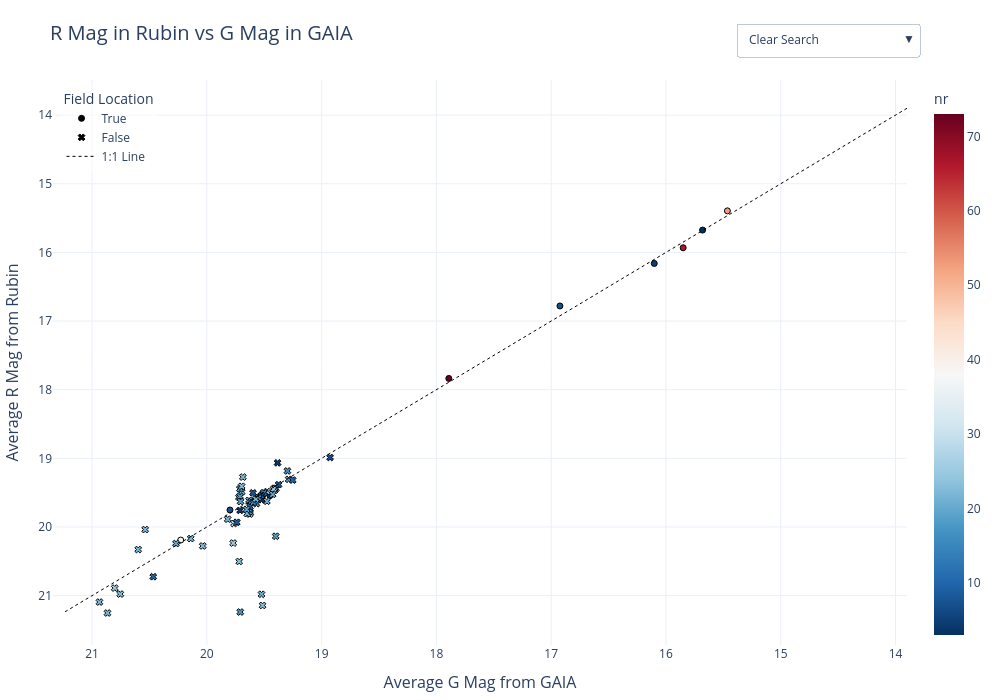

Notebook code for this chart:
### Code cell
fig = px.scatter(
    diaObj_df[mask], 
    x="DR3_phot_g_mean_mag", 
    y="filt_mean_r_mag",
    color="nGoodr",
    symbol="in_Obj",
    symbol_sequence=['circle', 'x'], 
    hover_name="diaObjectId_str", 
    color_continuous_scale=px.colors.diverging.RdBu_r,
    title="R Mag in Rubin vs G Mag in GAIA",
    hover_data=["DR3_field_loc_center","DR3_best_classification"],
    labels={
        "DR3_field_loc_center":"DP1 Field",
        "DR3_phot_g_mean_mag": "Average G Mag from GAIA",
        "filt_mean_r_mag": "Average R Mag from Rubin",
        "nGoodr": "nr",
        "DR3_best_classification":"RRL Class"
    }
)


line_range = [
    min(diaObj_df["filt_mean_r_mag"].min(), diaObj_df["DR3_phot_g_mean_mag"].min()),
    max(diaObj_df["filt_mean_r_mag"].max(), diaObj_df["DR3_phot_g_mean_mag"].max())
]

fig.add_trace(
    go.Scatter(
        x=line_range, 
        y=line_range, 
        mode="lines", 
        line=dict(color="black", dash="dot", width=1),
        name="1:1 Line",
        showlegend=True,
        hoverinfo='skip' 
    )
)


fig.update_layout(
    xaxis=dict(autorange="reversed", title_font=dict(size=16)),
    yaxis=dict(autorange="reversed", title_font=dict(size=16)),
    title_font=dict(size=20),
    template="plotly_white",
    legend_title_text="Field Location",
    legend=dict(
        yanchor="top",
        y=0.99,
        xanchor="left",
        x=0.01,
        bgcolor="rgba(255, 255, 255, 0.5)" 
    )
)

id_list = diaObj_df["diaObjectId_str"].unique().tolist()

search_buttons = []

search_buttons.append(dict(
    args=[{"selectedpoints": [None]}],
    label="Clear Search",
    method="restyle"
))


for star_id in id_list:
    idx = diaObj_df.index[diaObj_df["diaObjectId_str"] == star_id].tolist()
    
    search_buttons.append(dict(
        args=[{"selectedpoints": [idx]}], # Highlights the specific point
        label=f"ID: {star_id}",
        method="restyle"
    ))

fig.update_layout(
    width=1000,  
    height=700,   
    margin=dict(l=50, r=50, t=80, b=50), 
    clickmode='event+select',
    updatemenus=[
        dict(
            buttons=search_buttons,
            direction="down",
            showactive=True,
            x=0.8, # Adjust position to not overlap your legend
            y=1.1,
            xanchor="left",
            yanchor="top",
            active=0
        )
    ]
)

fig.update_traces(marker=dict(line=dict(width=1, color='Black')))
fig.write_html(f"{extra_auto_path}/filt_obj_mag_mag_interactive.html")
#fig.write_image(f"{png_auto_path}/filt_obj_mag_mag_interactive.png",scale=3)
fig.show()

### Figure 1 — Plotly figure (JSON) as saved in the notebook; plotly's stock layout.template omitted (floating-point values rounded to 4 significant figures)
{"data": [{"customdata": [["EDFS", "RRab"], ["SV 95 -25", "RRc"], ["SV 95 -25", "RRab"], ["SV 95 -25", "RRab"], ["SV 38 7", "RRab"], ["SV 95 -25", "RRab"], ["SV 95 -25", "RRab"], ["47 Tuc", "RRab"], ["47 Tuc", "RRd"]], "hovertemplate": "<b>%{hovertext}</b><br><br>in_Obj=True<br>Average G Mag from GAIA=%{x}<br>Average R Mag from Rubin=%{y}<br>DP1 Field=%{customdata[0]}<br>RRL Class=%{customdata[1]}<br>nr=%{marker.color}<extra></extra>", "hovertext": ["592913981740417050", "614436990573609020", "614438433682620451", "614431011979133047", "648375409829740567", "614439052157911527", "614439120877387848", "579576768256541517", "579586045385900053"], "legendgroup": "True", "marker": {"color": [73, 66, 53, 39, 7, 3, 5, 4, 7], "coloraxis": "coloraxis", "line": {"color": "Black", "width": 1}, "symbol": "circle"}, "mode": "markers", "name": "True", "orientation": "v", "showlegend": true, "type": "scatter", "x": [17.89, 15.85, 15.46, 20.23, 16.92, 15.68, 16.1, 19.45, 19.8], "xaxis": "x", "y": [17.84, 15.93, 15.39, 20.19, 16.78, 15.67, 16.16, 19.54, 19.75], "yaxis": "y"}, {"customdata": [["47 Tuc", "RRc"], ["47 Tuc", "RRab"], ["47 Tuc", "RRab"], ["47 Tuc", "RRab"], ["47 Tuc", "RRab"], ["47 Tuc", "RRab"], ["47 Tuc", "RRab"], ["47 Tuc", "RRab"], ["47 Tuc", "RRab"], ["47 Tuc", "RRab"], ["47 Tuc", "RRd"], ["47 Tuc", "RRc"], ["47 Tuc", "RRab"], ["47 Tuc", "RRab"], ["47 Tuc", "RRab"], ["47 Tuc", "RRab"], ["47 Tuc", "RRab"], ["47 Tuc", "RRab"], ["47 Tuc", "RRc"], ["47 Tuc", "RRab"], ["47 Tuc", "RRab"], ["Fornax", "RRab"], ["47 Tuc", "RRab"], ["Fornax", "RRab"], ["47 Tuc", "RRab"], ["47 Tuc", "RRab"], ["Fornax", "RRc"], ["47 Tuc", "RRc"], ["Fornax", "RRab"], ["47 Tuc", "RRab"], ["Fornax", "RRab"], ["47 Tuc", "RRab"], ["47 Tuc", "RRab"], ["Fornax", "RRc"], ["47 Tuc", "RRab"], ["47 Tuc", "RRc"], ["47 Tuc", "RRab"], ["47 Tuc", "RRc"], ["47 Tuc", "RRab"], ["47 Tuc", "RRab"], ["Fornax", "RRab"], ["47 Tuc", "RRab"], ["47 Tuc", "RRab"], ["47 Tuc", "RRab"], ["47 Tuc", "RRab"], ["47 Tuc", "RRab"], ["Fornax", "RRab"], ["47 Tuc", "RRab"], ["47 Tuc", "RRab"], ["Fornax", "RRc"], ["47 Tuc", "RRab"], ["47 Tuc", "RRab"], ["47 Tuc", "RRc"], ["47 Tuc", "RRab"], ["47 Tuc", "RRab"], ["47 Tuc", "RRab"], ["47 Tuc", "RRab"], ["Fornax", "RRab"]], "hovertemplate": "<b>%{hovertext}</b><br><br>in_Obj=False<br>Average G Mag from GAIA=%{x}<br>Average R Mag from Rubin=%{y}<br>DP1 Field=%{customdata[0]}<br>RRL Class=%{customdata[1]}<br>nr=%{marker.color}<extra></extra>", "hovertext": ["579575943622820639", "579576699537065382", "579575943622820362", "579575874903343585", "579578073926598690", "579576699537065428", "579575874903343152", "579583915082121454", "579575943622821082", "579575943622820700", "579584602276888798", "579584602276888792", "579576012342296907", "579584602276888841", "579577386731835638", "579576562098112760", "579583296606830677", "579578623682412863", "579575943622820400", "579578142646075468", "579578623682412826", "604064060438217129", "579578692401889575", "604064060438216798", "579583915082121525", "579584602276888912", "604064816352460877", "579583915082121362", "604064747632984333", "579577455451308889", "604064129157694658", "579575256428052608", "579575256428052935", "604064129157694654", "579583227887354430", "579576562098112444", "579575874903343319", "579577386731832790", "579585289471656348", "579578623682412772", "604064060438217317", "579575806183866665", "579575256428052807", "579584602276889898", "579584533557411857", "579575256428052817", "604064197877170956", "579584602276889892", "579583915082122253", "604063510682403181", "579578073926600498", "579583915082121417", "579583983801598676", "579578073926601016", "579584602276889614", "579584533557412032", "579576699537071178", "604062754768160433"], "legendgroup": "False", "marker": {"color": [28, 24, 26, 24, 26, 20, 24, 23, 20, 23, 24, 23, 16, 20, 18, 23, 22, 19, 28, 14, 10, 22, 15, 20, 21, 13, 22, 16, 23, 4, 22, 10, 8, 25, 18, 19, 27, 18, 16, 7, 22, 22, 4, 21, 8, 4, 23, 19, 19, 22, 18, 23, 23, 21, 8, 9, 23, 10], "coloraxis": "coloraxis", "line": {"color": "Black", "width": 1}, "symbol": "x"}, "mode": "markers", "name": "False", "orientation": "v", "showlegend": true, "type": "scatter", "x": [19.4, 19.62, 19.77, 19.41, 19.63, 19.41, 19.42, 19.7, 19.63, 19.72, 19.47, 19.51, 19.3, 19.43, 19.63, 19.72, 19.82, 19.29, 19.53, 19.62, 19.62, 20.14, 19.57, 20.27, 19.48, 19.5, 20.6, 19.6, 20.04, 19.52, 20.87, 19.25, 19.53, 20.8, 19.71, 19.4, 19.76, 19.71, 19.55, 18.93, 20.94, 19.57, 19.38, 19.65, 19.6, 19.71, 20.75, 19.71, 19.65, 20.54, 19.71, 19.69, 19.7, 19.52, 19.38, 19.74, 19.51, 20.47], "xaxis": "x", "y": [19.44, 19.79, 20.23, 19.46, 19.81, 19.44, 19.45, 19.49, 19.61, 19.57, 19.48, 19.51, 19.18, 19.53, 19.78, 20.5, 19.89, 19.31, 19.55, 19.63, 19.7, 20.17, 19.66, 20.24, 19.63, 19.5, 20.33, 19.64, 20.28, 19.6, 21.25, 19.32, 19.54, 20.89, 19.55, 20.13, 19.95, 21.24, 19.58, 18.99, 21.09, 19.59, 19.07, 19.8, 19.5, 19.76, 20.98, 19.63, 19.74, 20.04, 19.44, 19.27, 19.41, 20.98, 19.38, 19.93, 21.14, 20.72], "yaxis": "y"}, {"hoverinfo": "skip", "line": {"color": "black", "dash": "dot", "width": 1}, "marker": {"line": {"color": "Black", "width": 1}}, "mode": "lines", "name": "1:1 Line", "showlegend": true, "type": "scatter", "x": [13.9, 21.25], "y": [13.9, 21.25]}], "layout": {"clickmode": "event+select", "coloraxis": {"colorbar": {"title": {"text": "nr"}}, "colorscale": [[0, "rgb(5,48,97)"], [0.1, "rgb(33,102,172)"], [0.2, "rgb(67,147,195)"], [0.3, "rgb(146,197,222)"], [0.4, "rgb(209,229,240)"], [0.5, "rgb(247,247,247)"], [0.6, "rgb(253,219,199)"], [0.7, "rgb(244,165,130)"], [0.8, "rgb(214,96,77)"], [0.9, "rgb(178,24,43)"], [1, "rgb(103,0,31)"]]}, "height": 700, "legend": {"bgcolor": "rgba(255, 255, 255, 0.5)", "title": {"text": "Field Location"}, "tracegroupgap": 0, "x": 0.01, "xanchor": "left", "y": 0.99, "yanchor": "top"}, "margin": {"b": 50, "l": 50, "r": 50, "t": 80}, "title": {"font": {"size": 20}, "text": "R Mag in Rubin vs G Mag in GAIA"}, "updatemenus": [{"active": 0, "buttons": [{"args": [{"selectedpoints": [null]}], "label": "Clear Search", "method": "restyle"}, {"args": [{"selectedpoints": [[0]]}], "label": "ID: 592913981740417050", "method": "restyle"}, {"args": [{"selectedpoints": [[1]]}], "label": "ID: 614436990573609020", "method": "restyle"}, {"args": [{"selectedpoints": [[2]]}], "label": "ID: 614438433682620451", "method": "restyle"}, {"args": [{"selectedpoints": [[3]]}], "label": "ID: 614431011979133047", "method": "restyle"}, {"args": [{"selectedpoints": [[4]]}], "label": "ID: 579575943622820639", "method": "restyle"}, {"args": [{"selectedpoints": [[5]]}], "label": "ID: 579576699537065382", "method": "restyle"}, {"args": [{"selectedpoints": [[6]]}], "label": "ID: 579575943622820362", "method": "restyle"}, {"args": [{"selectedpoints": [[7]]}], "label": "ID: 579575874903343585", "method": "restyle"}, {"args": [{"selectedpoints": [[8]]}], "label": "ID: 579578073926598690", "method": "restyle"}, {"args": [{"selectedpoints": [[9]]}], "label": "ID: 579576699537065428", "method": "restyle"}, {"args": [{"selectedpoints": [[10]]}], "label": "ID: 579575874903343152", "method": "restyle"}, {"args": [{"selectedpoints": [[11]]}], "label": "ID: 579583915082121454", "method": "restyle"}, {"args": [{"selectedpoints": [[12]]}], "label": "ID: 579575943622821082", "method": "restyle"}, {"args": [{"selectedpoints": [[13]]}], "label": "ID: 579575943622820700", "method": "restyle"}, {"args": [{"selectedpoints": [[14]]}], "label": "ID: 579584602276888798", "method": "restyle"}, {"args": [{"selectedpoints": [[15]]}], "label": "ID: 579584602276888792", "method": "restyle"}, {"args": [{"selectedpoints": [[16]]}], "label": "ID: 579576012342296907", "method": "restyle"}, {"args": [{"selectedpoints": [[17]]}], "label": "ID: 579584602276888841", "method": "restyle"}, {"args": [{"selectedpoints": [[18]]}], "label": "ID: 579577386731835638", "method": "restyle"}, {"args": [{"selectedpoints": [[19]]}], "label": "ID: 579576562098112760", "method": "restyle"}, {"args": [{"selectedpoints": [[20]]}], "label": "ID: 579583296606830677", "method": "restyle"}, {"args": [{"selectedpoints": [[21]]}], "label": "ID: 579578623682412863", "method": "restyle"}, {"args": [{"selectedpoints": [[22]]}], "label": "ID: 579575943622820400", "method": "restyle"}, {"args": [{"selectedpoints": [[23]]}], "label": "ID: 579578142646075468", "method": "restyle"}, {"args": [{"selectedpoints": [[24]]}], "label": "ID: 648375409829740567", "method": "restyle"}, {"args": [{"selectedpoints": [[25]]}], "label": "ID: 579578623682412826", "method": "restyle"}, {"args": [{"selectedpoints": [[26]]}], "label": "ID: 604064060438217129", "method": "restyle"}, {"args": [{"selectedpoints": [[27]]}], "label": "ID: 579578692401889575", "method": "restyle"}, {"args": [{"selectedpoints": [[28]]}], "label": "ID: 604064060438216798", "method": "restyle"}, {"args": [{"selectedpoints": [[29]]}], "label": "ID: 579583915082121525", "method": "restyle"}, {"args": [{"selectedpoints": [[30]]}], "label": "ID: 579584602276888912", "method": "restyle"}, {"args": [{"selectedpoints": [[31]]}], "label": "ID: 604064816352460877", "method": "restyle"}, {"args": [{"selectedpoints": [[32]]}], "label": "ID: 614439052157911527", "method": "restyle"}, {"args": [{"selectedpoints": [[33]]}], "label": "ID: 579583915082121362", "method": "restyle"}, {"args": [{"selectedpoints": [[34]]}], "label": "ID: 604064747632984333", "method": "restyle"}, {"args": [{"selectedpoints": [[35]]}], "label": "ID: 579577455451308889", "method": "restyle"}, {"args": [{"selectedpoints": [[36]]}], "label": "ID: 604064129157694658", "method": "restyle"}, {"args": [{"selectedpoints": [[37]]}], "label": "ID: 579575256428052608", "method": "restyle"}, {"args": [{"selectedpoints": [[38]]}], "label": "ID: 579575256428052935", "method": "restyle"}, {"args": [{"selectedpoints": [[39]]}], "label": "ID: 604064129157694654", "method": "restyle"}, {"args": [{"selectedpoints": [[40]]}], "label": "ID: 579583227887354430", "method": "restyle"}, {"args": [{"selectedpoints": [[41]]}], "label": "ID: 579576562098112444", "method": "restyle"}, {"args": [{"selectedpoints": [[42]]}], "label": "ID: 579575874903343319", "method": "restyle"}, {"args": [{"selectedpoints": [[43]]}], "label": "ID: 579577386731832790", "method": "restyle"}, {"args": [{"selectedpoints": [[44]]}], "label": "ID: 579585289471656348", "method": "restyle"}, {"args": [{"selectedpoints": [[45]]}], "label": "ID: 614439120877387848", "method": "restyle"}, {"args": [{"selectedpoints": [[46]]}], "label": "ID: 579576768256541517", "method": "restyle"}, {"args": [{"selectedpoints": [[47]]}], "label": "ID: 579578623682412772", "method": "restyle"}, {"args": [{"selectedpoints": [[48]]}], "label": "ID: 604064060438217317", "method": "restyle"}, {"args": [{"selectedpoints": [[49]]}], "label": "ID: 579575806183866665", "method": "restyle"}, {"args": [{"selectedpoints": [[50]]}], "label": "ID: 579575256428052807", "method": "restyle"}, {"args": [{"selectedpoints": [[51]]}], "label": "ID: 579584602276889898", "method": "restyle"}, {"args": [{"selectedpoints": [[52]]}], "label": "ID: 579584533557411857", "method": "restyle"}, {"args": [{"selectedpoints": [[53]]}], "label": "ID: 650026120380416015", "method": "restyle"}, {"args": [{"selectedpoints": [[54]]}], "label": "ID: 579586045385900053", "method": "restyle"}, {"args": [{"selectedpoints": [[55]]}], "label": "ID: 579575256428052817", "method": "restyle"}, {"args": [{"selectedpoints": [[56]]}], "label": "ID: 604064197877170956", "method": "restyle"}, {"args": [{"selectedpoints": [[57]]}], "label": "ID: 579584602276889892", "method": "restyle"}, {"args": [{"selectedpoints": [[58]]}], "label": "ID: 579578761121366624", "method": "restyle"}, {"args": [{"selectedpoints": [[59]]}], "label": "ID: 579583915082122253", "method": "restyle"}, {"args": [{"selectedpoints": [[60]]}], "label": "ID: 604063510682403181", "method": "restyle"}, {"args": [{"selectedpoints": [[61]]}], "label": "ID: 579578073926600498", "method": "restyle"}, {"args": [{"selectedpoints": [[62]]}], "label": "ID: 605447864541249749", "method": "restyle"}, {"args": [{"selectedpoints": [[63]]}], "label": "ID: 579583915082121417", "method": "restyle"}, {"args": [{"selectedpoints": [[64]]}], "label": "ID: 579578623682413554", "method": "restyle"}, {"args": [{"selectedpoints": [[65]]}], "label": "ID: 579583983801598676", "method": "restyle"}, {"args": [{"selectedpoints": [[66]]}], "label": "ID: 579576836976017478", "method": "restyle"}, {"args": [{"selectedpoints": [[67]]}], "label": "ID: 579578073926601016", "method": "restyle"}, {"args": [{"selectedpoints": [[68]]}], "label": "ID: 579585976666423409", "method": "restyle"}, {"args": [{"selectedpoints": [[69]]}], "label": "ID: 579574569233285135", "method": "restyle"}, {"args": [{"selectedpoints": [[70]]}], "label": "ID: 579584602276889614", "method": "restyle"}, {"args": [{"selectedpoints": [[71]]}], "label": "ID: 579583915082122929", "method": "restyle"}, {"args": [{"selectedpoints": [[72]]}], "label": "ID: 579578692401891372", "method": "restyle"}, {"args": [{"selectedpoints": [[73]]}], "label": "ID: 579584533557412032", "method": "restyle"}, {"args": [{"selectedpoints": [[74]]}], "label": "ID: 579578211365552184", "method": "restyle"}, {"args": [{"selectedpoints": [[75]]}], "label": "ID: 579576699537071178", "method": "restyle"}, {"args": [{"selectedpoints": [[76]]}], "label": "ID: 579575187708576418", "method": "restyle"}, {"args": [{"selectedpoints": [[77]]}], "label": "ID: 579578623682413757", "method": "restyle"}, {"args": [{"selectedpoints": [[78]]}], "label": "ID: 648367026053579380", "method": "restyle"}, {"args": [{"selectedpoints": [[79]]}], "label": "ID: 648363727518695436", "method": "restyle"}, {"args": [{"selectedpoints": [[80]]}], "label": "ID: 604062754768160433", "method": "restyle"}, {"args": [{"selectedpoints": [[81]]}], "label": "ID: 579577524170785196", "method": "restyle"}, {"args": [{"selectedpoints": [[82]]}], "label": "ID: 579583227887354659", "method": "restyle"}, {"args": [{"selectedpoints": [[83]]}], "label": "ID: 579583846362644646", "method": "restyle"}, {"args": [{"selectedpoints": [[84]]}], "label": "ID: 579583846362644892", "method": "restyle"}, {"args": [{"selectedpoints": [[85]]}], "label": "ID: 579583159167877148", "method": "restyle"}], "direction": "down", "showactive": true, "x": 0.8, "xanchor": "left", "y": 1.1, "yanchor": "top"}], "width": 1000, "xaxis": {"anchor": "y", "autorange": "reversed", "domain": [0, 1], "title": {"font": {"size": 16}, "text": "Average G Mag from GAIA"}}, "yaxis": {"anchor": "x", "autorange": "reversed", "domain": [0, 1], "title": {"font": {"size": 16}, "text": "Average R Mag from Rubin"}}}}
